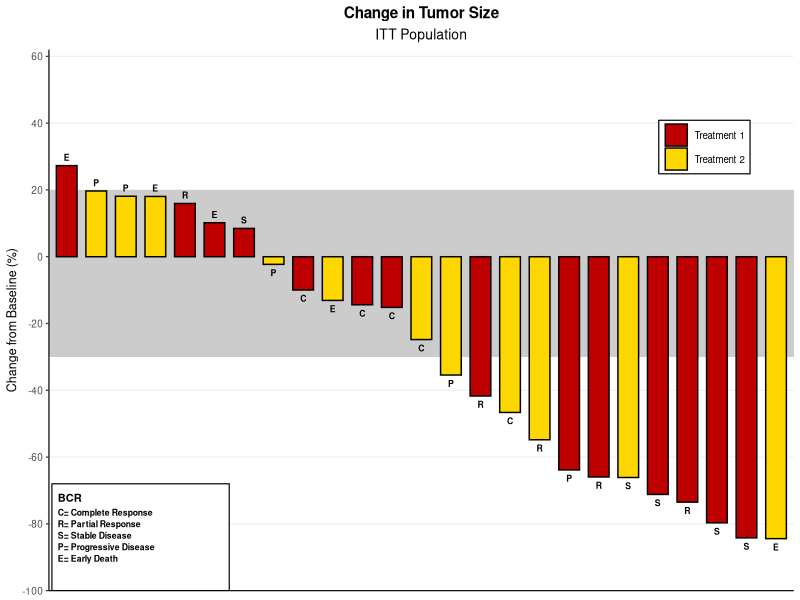

The R script that drew this image:
out <- Sys.getenv("OUT_DIR")
if (out == "") out <- getwd()
dir.create(out, showWarnings = FALSE, recursive = TRUE)

suppressPackageStartupMessages({
  library(ggplot2)
})

# SAS round half away from zero (helper, not strictly needed here)
round_half_up <- function(x, digits = 0) {
  mult <- 10^digits
  sign(x) * floor(abs(x) * mult + 0.5) / mult
}

# SAS RANUNI(seed) replication: prime modulus multiplicative generator
# modulus m = 2^31-1, multiplier a = 397204094 (Fishman & Moore 1982)
sas_ranuni_seq <- function(seed, n) {
  m <- 2147483647
  a_high <- 6060
  a_low <- 55934
  s <- as.numeric(seed)
  u <- numeric(n)
  for (k in seq_len(n)) {
    sh <- floor(s / 65536)
    sl <- s - sh * 65536
    t1 <- a_high * sh * 2
    t_mid <- a_high * sl + a_low * sh
    t_mid_mod <- t_mid %% m
    t2 <- (t_mid_mod * 65536) %% m
    t3 <- (a_low * sl) %% m
    s <- (t1 + t2 + t3) %% m
    u[k] <- s / m
  }
  u
}

# Creating dummy data for graphing (SAS data step TumorSize)
n <- 25L
uvec <- sas_ranuni_seq(2, 2L * n)
u_change <- uvec[seq(1, 2L * n, by = 2L)]
u_group  <- uvec[seq(2, 2L * n, by = 2L)]

Change <- 30 - 120 * u_change
# Group = groupArr{int(ranuni+0.5)+1}; groupArr[1]='Treatment 2', [2]='Treatment 1'
gidx <- floor(u_group + 0.5) + 1L
Group <- ifelse(gidx == 1L, "Treatment 2", "Treatment 1")

# labelArr l1-l5 = ('E','C','R','S','P'); Label = labelArr{mod(i,5)+1}
labelArr <- c("E", "C", "R", "S", "P")
Label <- character(n)
Cid <- character(n)
for (i in seq_len(n)) {
  # SAS put(i,2.0) : width 2 right-aligned
  Cid[i] <- sprintf("%2d", i)
  Label[i] <- labelArr[(i %% 5L) + 1L]
}

TumorSize <- data.frame(Cid = Cid, Change = Change, Group = Group, Label = Label,
                        stringsAsFactors = FALSE)
attr(TumorSize$Change, "label") <- "Change from Baseline (%)"

# proc sort by descending change (SAS missing first; no missings here)
TumorSizeDesc <- TumorSize[order(-TumorSize$Change), , drop = FALSE]
row.names(TumorSizeDesc) <- NULL

# CSV of plotted data
write.csv(TumorSizeDesc, file.path(out, "tumorsize_band_sg_v94.csv"),
          row.names = FALSE, na = "")

# Plot: SGPLOT waterfall reproduction
# x order = sorted Cid order
TumorSizeDesc$CidF <- factor(TumorSizeDesc$Cid, levels = TumorSizeDesc$Cid)
# label position just outside bar end
TumorSizeDesc$LabY <- TumorSizeDesc$Change + ifelse(TumorSizeDesc$Change >= 0, 2.5, -2.5)

p <- ggplot(TumorSizeDesc, aes(x = CidF, y = Change, fill = Group)) +
  geom_rect(aes(xmin = -Inf, xmax = Inf, ymin = -30, ymax = 20),
            fill = "grey80", alpha = 0.5, color = NA, inherit.aes = FALSE) +
  geom_col(color = "black", width = 0.7, position = position_dodge(width = 0.8)) +
  geom_text(aes(y = LabY, label = Label), size = 2.2, fontface = "bold",
            position = position_dodge(width = 0.8), show.legend = FALSE) +
  scale_fill_manual(values = c("Treatment 1" = "#BF0000", "Treatment 2" = "gold"),
                    breaks = c("Treatment 1", "Treatment 2")) +
  scale_y_continuous(breaks = seq(60, -100, by = -20), limits = c(-100, 62),
                     expand = c(0, 0)) +
  labs(title = "Change in Tumor Size", subtitle = "ITT Population",
       x = NULL, y = "Change from Baseline (%)", fill = NULL) +
  theme_bw(base_size = 9) +
  theme(
    panel.border = element_blank(),
    panel.grid.major.x = element_blank(),
    panel.grid.minor.x = element_blank(),
    panel.grid.major.y = element_line(color = "#F0F0F0"),
    panel.grid.minor.y = element_blank(),
    axis.text.x = element_blank(),
    axis.ticks.x = element_blank(),
    axis.line.y = element_line(color = "black"),
    axis.line.x = element_line(color = "black"),
    plot.title = element_text(hjust = 0.5, face = "bold", size = 11),
    plot.subtitle = element_text(hjust = 0.5, size = 10),
    legend.position = c(0.88, 0.82),
    legend.background = element_rect(color = "black", fill = "white"),
    legend.key = element_rect(color = NA),
    legend.text = element_text(size = 7),
    legend.margin = margin(2, 4, 2, 4)
  ) +
  annotate("rect", xmin = 0.5, xmax = 6.5, ymin = -100, ymax = -68,
           fill = "white", color = "black", linewidth = 0.4) +
  annotate("text", x = 0.7, y = -71,
           label = "BCR", size = 2.8, fontface = "bold", hjust = 0, vjust = 1) +
  annotate("text", x = 0.7, y = -75.5,
           label = "C= Complete Response\nR= Partial Response\nS= Stable Disease\nP= Progressive Disease\nE= Early Death",
           size = 2.2, fontface = "bold", hjust = 0, vjust = 1, lineheight = 1.1)

ggsave(file.path(out, "tumorsize_band_sg_v94.png"), plot = p,
       width = 5, height = 3, dpi = 300, units = "in")
